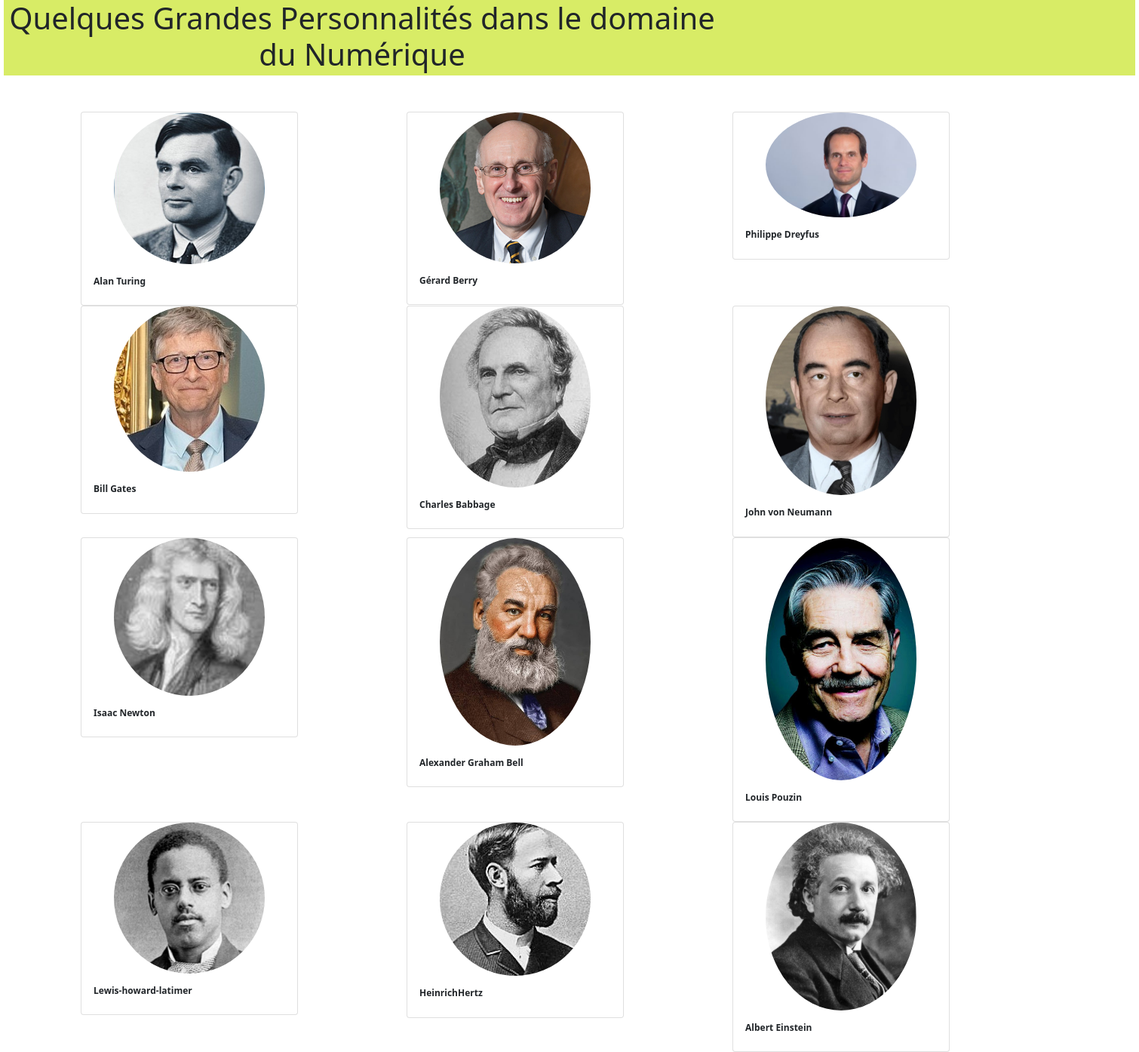
The app's page /site_vitrine/index.php with its own data.
### tables this page shows
CREATE TABLE `personnage` (
  `id` int(15) NOT NULL,
  `nom_complet` varchar(255) NOT NULL,
  `nom_image` varchar(255) NOT NULL,
  `historique` longtext NOT NULL
);

### site_vitrine/index.php (the view, shortened to what this page needs)
<?php
    $resultat=require_once("connection.php");
    $recup=$pdo->prepare("SELECT * FROM personnage");
    $recup->execute();
?>
<!DOCTYPE html>
<html lang="fr">
<head>
    <link rel="stylesheet" href="index.css">
    <link href="https://cdn.jsdelivr.net/npm/bootstrap@5.1.3/dist/css/bootstrap.min.css" rel="stylesheet">
</head>
<body>
    <header><h1>Quelques Grandes Personnalités dans le domaine du Numérique</h1></header>
<div  class="container mt-5">
    <div class="row col-md-12">
        <?php while($historique=$recup->fetch()){ ?>
        <div class="col-md-4">
            <div class="card" style="width: 18rem;">
                <a href="histoire.php?id=<?= $historique['id'] ?>" >
                <img src="images/<?= $historique['nom_image']?>" alt="">
                <div class="card-body">
                </a>
                <h5 class="card-title"><strong><?= $historique['nom_complet'] ?></strong></h5>
            </div>
        </div>
        </div>
        <?php } ?>
</body>
</html>

### site_vitrine/index.css (style rules this page uses)
header { margin-left: auto; margin-right: auto; background-color: rgb(216, 236, 102); width: 1500px; height: 100px; text-align: center; }
h1, h2 { text-align: center; width: 950px; height: 100px }
.card-title { font-size: 12px; }
img { width: 200px; display: block; margin-left: auto; margin-right: auto; border-radius: 50%; }

### records on screen
personnage: nom_image (picture), nom_complet "Alan Turing"
personnage: nom_image (picture), nom_complet "Gérard Berry"
personnage: nom_image (picture), nom_complet "Philippe Dreyfus"
personnage: nom_image (picture), nom_complet "Bill Gates"
personnage: nom_image (picture), nom_complet "Charles Babbage"
personnage: nom_image (picture), nom_complet "John von Neumann"
personnage: nom_image (picture), nom_complet "Isaac Newton"
personnage: nom_image (picture), nom_complet "Alexander Graham Bell"
personnage: nom_image (picture), nom_complet "Louis Pouzin"
personnage: nom_image (picture), nom_complet "Lewis-howard-latimer"
personnage: nom_image (picture), nom_complet "HeinrichHertz"
personnage: nom_image (picture), nom_complet "Albert Einstein"
